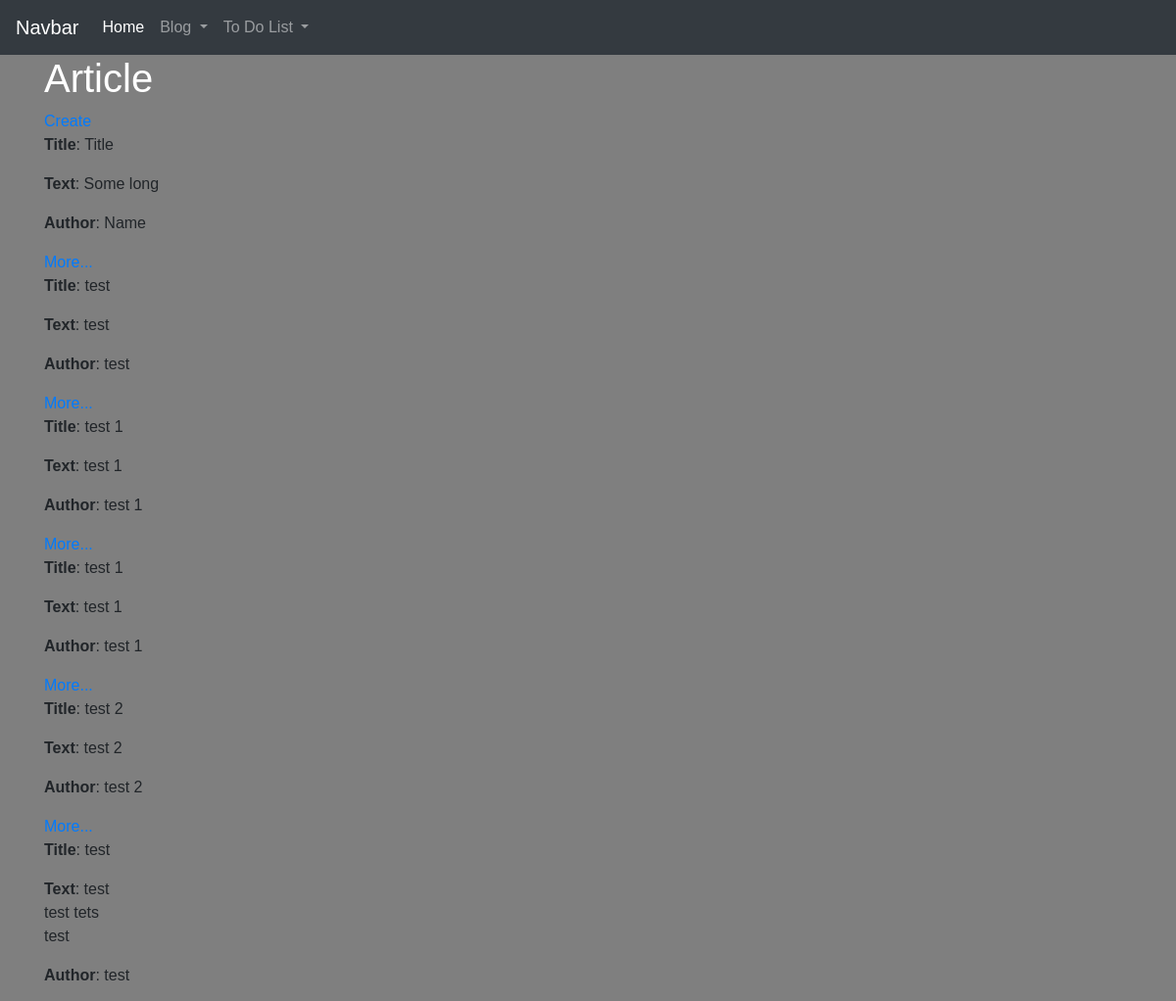
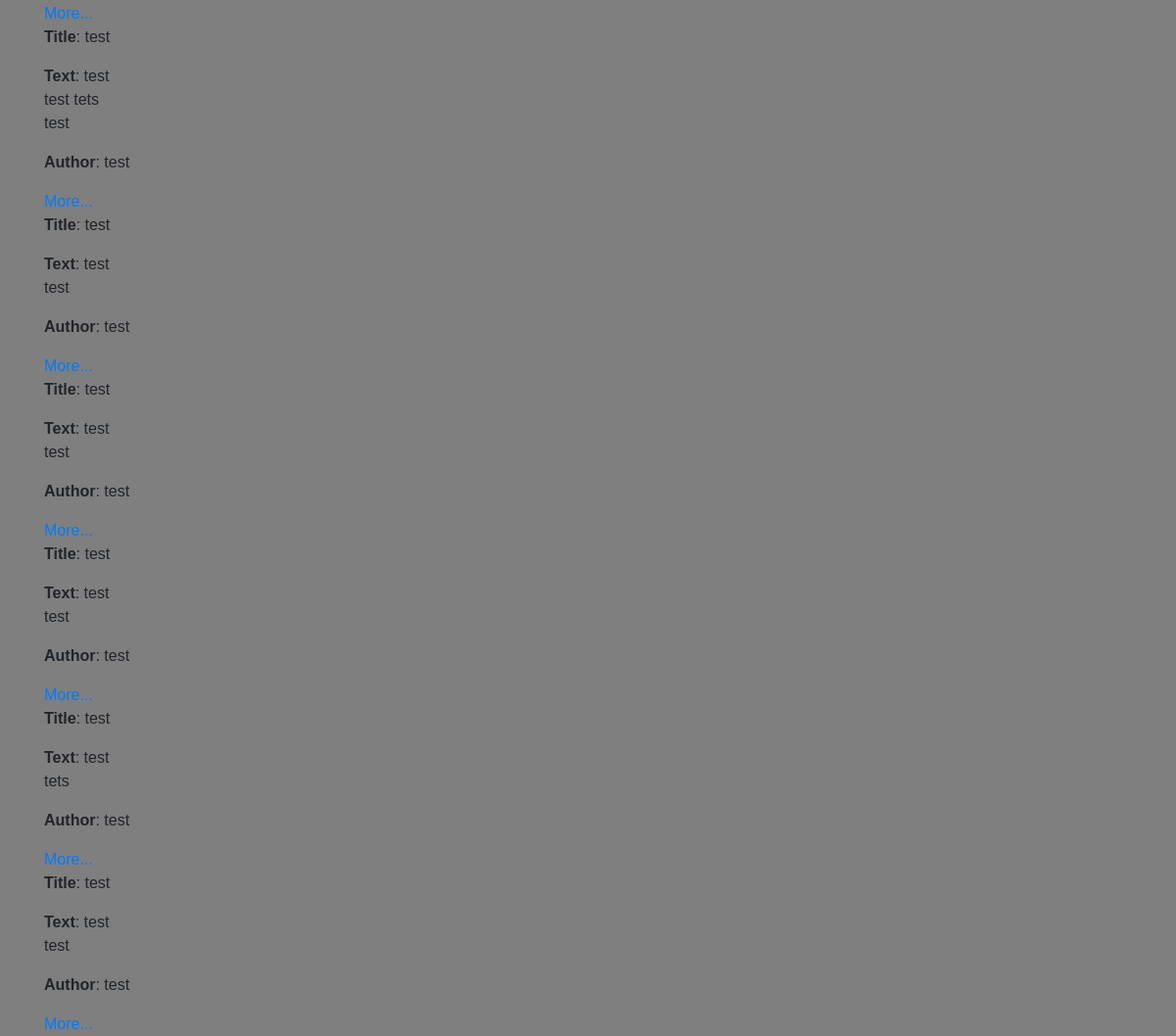
The app's page /articles/ with its own data (2 pictures, top to bottom).
### webapp/models.py (models this page shows)
class Article(models.Model):
    title = models.CharField(max_length=200, null=False, blank=False, verbose_name='Заголовок')
    text = models.TextField(max_length=3000, null=False, blank=False, verbose_name='Текст')
    author = models.CharField(max_length=40, null=True, blank=True, default='Unknown', verbose_name='Автор')
    created_at = models.DateTimeField(auto_now_add=True, verbose_name='Время создания')
    updated_at = models.DateTimeField(auto_now=True, verbose_name='Время изменения')

### webapp/views.py (the view)
# urls.py: path('articles/', webapp_views.article_list, name='article_list'),
def article_list(request):
    articles = Article.objects.all()
    context = {
        'articles': articles
    }
    return render(request, 'article_list.html', context)

### webapp/templates/article_list.html (shortened to what this page needs)
{% extends 'base.html' %}
{% block content %}
    <h1>Article</h1>
    <a href={% url 'article_add' %}>Create</a>
    {% for article in articles %}
        <p><b>Title</b>: {{ article.title }}</p>
        <p class="pre"><b>Text</b>: {{ article.text }}</p>
        <p><b>Author</b>: {{ article.author }}</p>
        <a href={% url 'article_view' article.pk %}>More...</a>
    {% endfor %}
{% endblock %}

### webapp/static/css/style.css (style rules this page uses)
* { font-family: 'Tahoma', sans-serif; }
body { background-image: url('../images/to_do.png'); background-color:rgba(0, 0, 0, 0.5); }
.pre { white-space: pre-wrap; }
.form-container p, h1 { color: white; }

### records on screen
Article: title "Title", text "Some long", author "Name"
Article: title "test", text "test", author "test"
Article: title "test 1", text "test 1", author "test 1"
Article: title "test 1", text "test 1", author "test 1"
Article: title "test 2", text "test 2", author "test 2"
Article: title "test", text "test test tets test", author "test"
Article: title "test", text "test test tets test", author "test"
Article: title "test", text "test test", author "test"
Article: title "test", text "test test", author "test"
Article: title "test", text "test test", author "test"
Article: title "test", text "test tets", author "test"
Article: title "test", text "test test", author "test"
